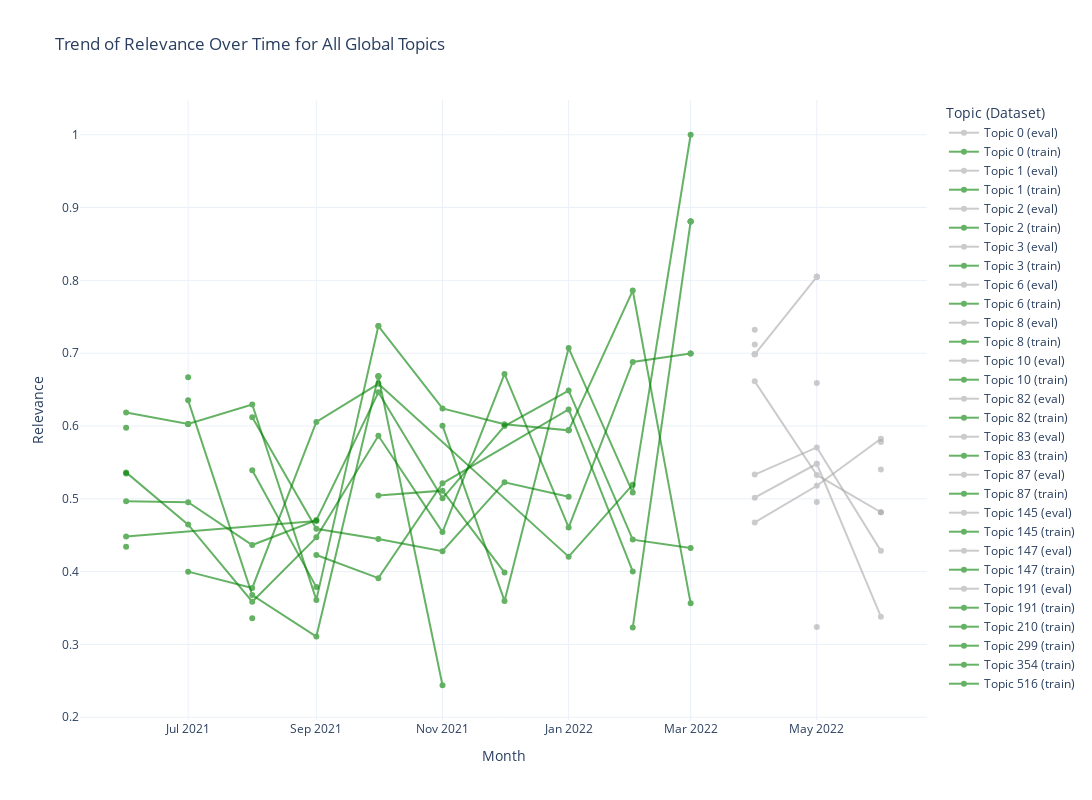

Notebook code cell kept with this figure:
### Code cell
plot_topic_metric_over_time(filtered_df, metric="relevance")

### Figure 1 — Plotly figure (JSON) as saved in the notebook; plotly's stock layout.template omitted (floating-point values rounded to 4 significant figures)
{"data": [{"line": {"color": "darkgrey", "width": 2}, "marker": {"size": 6}, "mode": "lines+markers", "name": "Topic 0 (eval)", "opacity": 0.6, "type": "scatter", "x": ["2022-04-01T00:00:00", "2022-05-01T00:00:00", "2022-06-01T00:00:00"], "y": [0.6613, 0.5328, 0.4816]}, {"line": {"color": "green", "width": 2}, "marker": {"size": 6}, "mode": "lines+markers", "name": "Topic 0 (train)", "opacity": 0.6, "type": "scatter", "x": ["2021-06-01T00:00:00", "2021-07-01T00:00:00", "2021-08-01T00:00:00", "2021-09-01T00:00:00", "2021-10-01T00:00:00", "2021-11-01T00:00:00", "2021-12-01T00:00:00", "2022-01-01T00:00:00", "2022-02-01T00:00:00", "2022-03-01T00:00:00"], "y": [0.4966, 0.4953, 0.4365, 0.4707, 0.6462, 0.5007, 0.5999, 0.6486, 0.444, 0.4323]}, {"line": {"color": "darkgrey", "width": 2}, "marker": {"size": 6}, "mode": "lines+markers", "name": "Topic 1 (eval)", "opacity": 0.6, "type": "scatter", "x": ["2022-04-01T00:00:00", "2022-04-01T00:00:00", "2022-04-01T00:00:00", "2022-04-01T00:00:00", "2022-05-01T00:00:00", "2022-05-01T00:00:00", "2022-05-01T00:00:00", "2022-05-01T00:00:00"], "y": [0.6985, 0.6985, 0.6985, 0.6985, 0.8049, 0.8049, 0.8049, 0.8049]}, {"line": {"color": "green", "width": 2}, "marker": {"size": 6}, "mode": "lines+markers", "name": "Topic 1 (train)", "opacity": 0.6, "type": "scatter", "x": ["2021-06-01T00:00:00"], "y": [0.5975]}, {"line": {"color": "darkgrey", "width": 2}, "marker": {"size": 6}, "mode": "lines+markers", "name": "Topic 2 (eval)", "opacity": 0.6, "type": "scatter", "x": ["2022-04-01T00:00:00", "2022-05-01T00:00:00", "2022-05-01T00:00:00", "2022-06-01T00:00:00"], "y": [0.5015, 0.5481, 0.5481, 0.3381]}, {"line": {"color": "green", "width": 2}, "marker": {"size": 6}, "mode": "lines+markers", "name": "Topic 2 (train)", "opacity": 0.6, "type": "scatter", "x": ["2021-06-01T00:00:00"], "y": [0.4343]}, {"line": {"color": "darkgrey", "width": 2}, "marker": {"size": 6}, "mode": "lines+markers", "name": "Topic 3 (eval)", "opacity": 0.6, "type": "scatter", "x": ["2022-04-01T00:00:00", "2022-05-01T00:00:00", "2022-06-01T00:00:00"], "y": [0.4676, 0.5179, 0.5825]}, {"line": {"color": "green", "width": 2}, "marker": {"size": 6}, "mode": "lines+markers", "name": "Topic 3 (train)", "opacity": 0.6, "type": "scatter", "x": ["2021-06-01T00:00:00"], "y": [0.5348]}, {"line": {"color": "darkgrey", "width": 2}, "marker": {"size": 6}, "mode": "lines+markers", "name": "Topic 6 (eval)", "opacity": 0.6, "type": "scatter", "x": ["2022-04-01T00:00:00", "2022-05-01T00:00:00", "2022-06-01T00:00:00"], "y": [0.5333, 0.5706, 0.4285]}, {"line": {"color": "green", "width": 2}, "marker": {"size": 6}, "mode": "lines+markers", "name": "Topic 6 (train)", "opacity": 0.6, "type": "scatter", "x": ["2021-06-01T00:00:00", "2021-07-01T00:00:00", "2021-08-01T00:00:00", "2021-09-01T00:00:00", "2021-10-01T00:00:00", "2021-11-01T00:00:00", "2021-12-01T00:00:00", "2022-01-01T00:00:00", "2022-02-01T00:00:00", "2022-03-01T00:00:00", "2022-03-01T00:00:00"], "y": [0.5363, 0.4646, 0.3587, 0.4471, 0.5866, 0.4543, 0.6715, 0.4607, 0.6879, 0.6995, 0.6995]}, {"line": {"color": "darkgrey", "width": 2}, "marker": {"size": 6}, "mode": "lines+markers", "name": "Topic 8 (eval)", "opacity": 0.6, "type": "scatter", "x": ["2022-04-01T00:00:00"], "y": [0.7323]}, {"line": {"color": "green", "width": 2}, "marker": {"size": 6}, "mode": "lines+markers", "name": "Topic 8 (train)", "opacity": 0.6, "type": "scatter", "x": ["2021-06-01T00:00:00", "2021-07-01T00:00:00", "2021-07-01T00:00:00", "2021-07-01T00:00:00", "2021-08-01T00:00:00", "2021-09-01T00:00:00", "2021-10-01T00:00:00", "2021-10-01T00:00:00", "2021-11-01T00:00:00", "2021-12-01T00:00:00", "2022-01-01T00:00:00", "2022-01-01T00:00:00", "2022-01-01T00:00:00", "2022-02-01T00:00:00", "2022-03-01T00:00:00"], "y": [0.6186, 0.6027, 0.6027, 0.6027, 0.6296, 0.3612, 0.7373, 0.7373, 0.6241, 0.6025, 0.5941, 0.5941, 0.5941, 0.786, 0.3565]}, {"line": {"color": "darkgrey", "width": 2}, "marker": {"size": 6}, "mode": "lines+markers", "name": "Topic 10 (eval)", "opacity": 0.6, "type": "scatter", "x": ["2022-04-01T00:00:00"], "y": [0.7119]}, {"line": {"color": "green", "width": 2}, "marker": {"size": 6}, "mode": "lines+markers", "name": "Topic 10 (train)", "opacity": 0.6, "type": "scatter", "x": ["2021-06-01T00:00:00", "2021-09-01T00:00:00"], "y": [0.4481, 0.4696]}, {"line": {"color": "darkgrey", "width": 2}, "marker": {"size": 6}, "mode": "lines+markers", "name": "Topic 82 (eval)", "opacity": 0.6, "type": "scatter", "x": ["2022-05-01T00:00:00"], "y": [0.3241]}, {"line": {"color": "green", "width": 2}, "marker": {"size": 6}, "mode": "lines+markers", "name": "Topic 82 (train)", "opacity": 0.6, "type": "scatter", "x": ["2021-07-01T00:00:00"], "y": [0.6668]}, {"line": {"color": "darkgrey", "width": 2}, "marker": {"size": 6}, "mode": "lines+markers", "name": "Topic 83 (eval)", "opacity": 0.6, "type": "scatter", "x": ["2022-05-01T00:00:00"], "y": [0.659]}, {"line": {"color": "green", "width": 2}, "marker": {"size": 6}, "mode": "lines+markers", "name": "Topic 83 (train)", "opacity": 0.6, "type": "scatter", "x": ["2021-07-01T00:00:00", "2021-08-01T00:00:00", "2021-09-01T00:00:00", "2021-10-01T00:00:00", "2022-01-01T00:00:00", "2022-02-01T00:00:00"], "y": [0.4, 0.3776, 0.6055, 0.6579, 0.4205, 0.5194]}, {"line": {"color": "darkgrey", "width": 2}, "marker": {"size": 6}, "mode": "lines+markers", "name": "Topic 87 (eval)", "opacity": 0.6, "type": "scatter", "x": ["2022-05-01T00:00:00"], "y": [0.4958]}, {"line": {"color": "green", "width": 2}, "marker": {"size": 6}, "mode": "lines+markers", "name": "Topic 87 (train)", "opacity": 0.6, "type": "scatter", "x": ["2021-07-01T00:00:00", "2021-08-01T00:00:00", "2021-09-01T00:00:00", "2021-10-01T00:00:00", "2021-10-01T00:00:00", "2021-10-01T00:00:00", "2021-11-01T00:00:00"], "y": [0.6352, 0.3679, 0.3108, 0.6682, 0.6682, 0.6682, 0.244]}, {"line": {"color": "darkgrey", "width": 2}, "marker": {"size": 6}, "mode": "lines+markers", "name": "Topic 145 (eval)", "opacity": 0.6, "type": "scatter", "x": ["2022-06-01T00:00:00"], "y": [0.5404]}, {"line": {"color": "green", "width": 2}, "marker": {"size": 6}, "mode": "lines+markers", "name": "Topic 145 (train)", "opacity": 0.6, "type": "scatter", "x": ["2021-08-01T00:00:00"], "y": [0.3359]}, {"line": {"color": "darkgrey", "width": 2}, "marker": {"size": 6}, "mode": "lines+markers", "name": "Topic 147 (eval)", "opacity": 0.6, "type": "scatter", "x": ["2022-06-01T00:00:00"], "y": [0.5781]}, {"line": {"color": "green", "width": 2}, "marker": {"size": 6}, "mode": "lines+markers", "name": "Topic 147 (train)", "opacity": 0.6, "type": "scatter", "x": ["2021-08-01T00:00:00", "2021-09-01T00:00:00", "2021-10-01T00:00:00", "2021-11-01T00:00:00", "2021-12-01T00:00:00", "2022-01-01T00:00:00"], "y": [0.612, 0.4589, 0.4449, 0.428, 0.5227, 0.5029]}, {"line": {"color": "darkgrey", "width": 2}, "marker": {"size": 6}, "mode": "lines+markers", "name": "Topic 191 (eval)", "opacity": 0.6, "type": "scatter", "x": ["2022-06-01T00:00:00"], "y": [0.4817]}, {"line": {"color": "green", "width": 2}, "marker": {"size": 6}, "mode": "lines+markers", "name": "Topic 191 (train)", "opacity": 0.6, "type": "scatter", "x": ["2021-08-01T00:00:00", "2021-09-01T00:00:00"], "y": [0.5391, 0.3788]}, {"line": {"color": "green", "width": 2}, "marker": {"size": 6}, "mode": "lines+markers", "name": "Topic 210 (train)", "opacity": 0.6, "type": "scatter", "x": ["2021-09-01T00:00:00", "2021-10-01T00:00:00", "2021-11-01T00:00:00", "2022-01-01T00:00:00", "2022-02-01T00:00:00"], "y": [0.4228, 0.3911, 0.5213, 0.6228, 0.4002]}, {"line": {"color": "green", "width": 2}, "marker": {"size": 6}, "mode": "lines+markers", "name": "Topic 299 (train)", "opacity": 0.6, "type": "scatter", "x": ["2021-10-01T00:00:00", "2021-11-01T00:00:00", "2021-12-01T00:00:00"], "y": [0.5045, 0.5112, 0.3987]}, {"line": {"color": "green", "width": 2}, "marker": {"size": 6}, "mode": "lines+markers", "name": "Topic 354 (train)", "opacity": 0.6, "type": "scatter", "x": ["2021-11-01T00:00:00", "2021-12-01T00:00:00", "2022-01-01T00:00:00", "2022-02-01T00:00:00", "2022-03-01T00:00:00"], "y": [0.6004, 0.3598, 0.707, 0.5086, 1]}, {"line": {"color": "green", "width": 2}, "marker": {"size": 6}, "mode": "lines+markers", "name": "Topic 516 (train)", "opacity": 0.6, "type": "scatter", "x": ["2022-02-01T00:00:00", "2022-03-01T00:00:00", "2022-03-01T00:00:00", "2022-03-01T00:00:00", "2022-03-01T00:00:00"], "y": [0.3231, 0.8809, 0.8809, 0.8809, 0.8809]}], "layout": {"height": 800, "legend": {"title": {"text": "Topic (Dataset)"}}, "title": {"text": "Trend of Relevance Over Time for All Global Topics"}, "width": 1200, "xaxis": {"autorange": true, "range": ["2021-05-09 21:50:59.614", "2022-06-23 02:09:00.386"], "title": {"text": "Month"}, "type": "date"}, "yaxis": {"autorange": true, "range": [0.1962, 1.048], "title": {"text": "Relevance"}, "type": "linear"}}}
